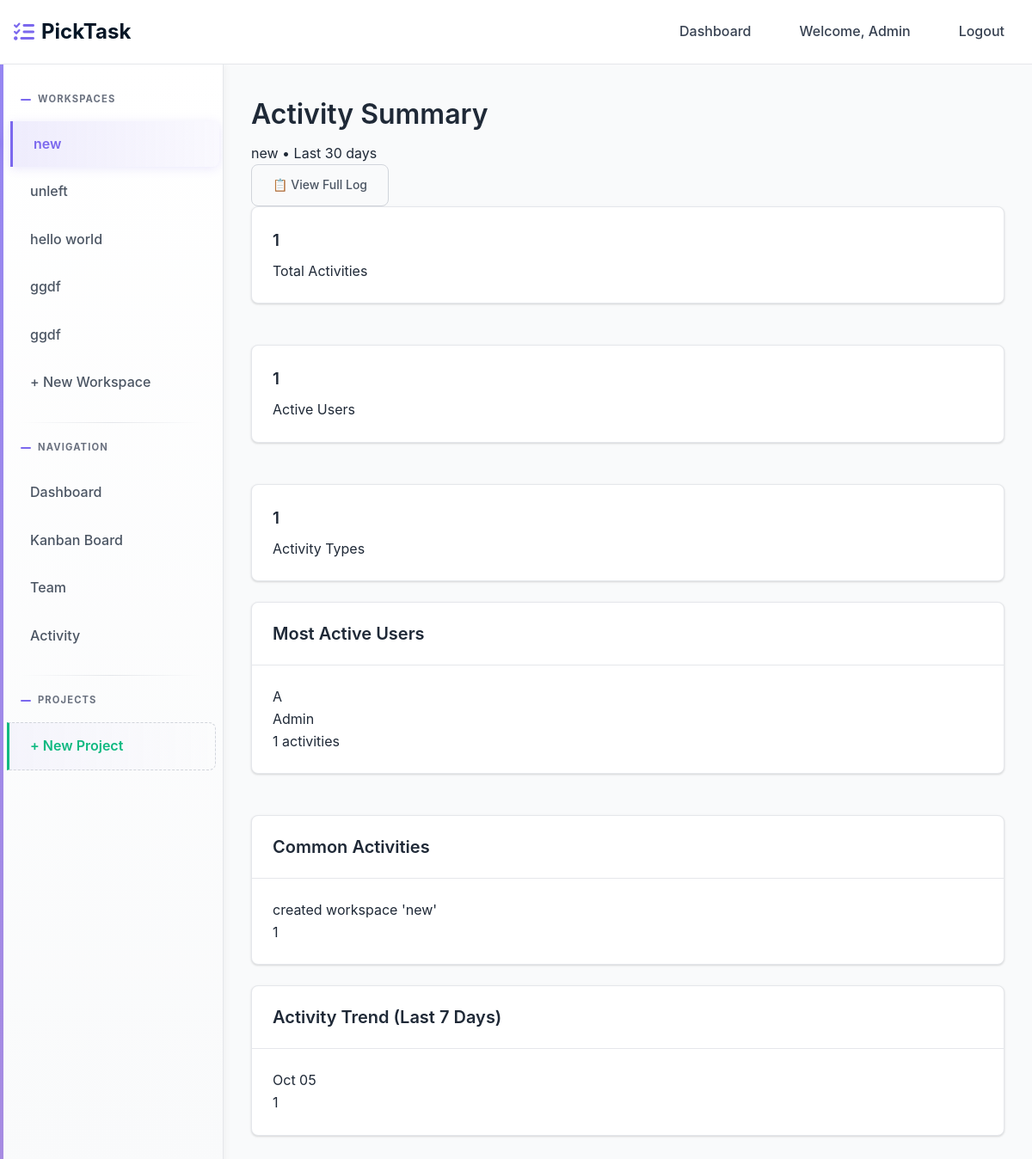
/activity/5/summary/ (signed in), run on the app's committed database.
### home/models.py (models this page shows)
class User(AbstractUser):
    full_name = models.CharField(max_length=255, blank=True, null=True)
    created_at = models.DateTimeField(auto_now_add=True)

### workspace/models.py (models this page shows, shortened)
class Membership(models.Model):
    ROLE_CHOICES = [
        ('admin', 'Admin'),
        ('member', 'Member'),
    ]
    user = models.ForeignKey(settings.AUTH_USER_MODEL, on_delete=models.CASCADE, related_name='memberships')
    workspace = models.ForeignKey(Workspace, on_delete=models.CASCADE, related_name='memberships')
    role = models.CharField(max_length=20, choices=ROLE_CHOICES, default='member')
    joined_at = models.DateTimeField(auto_now_add=True)
    class Meta:
        unique_together = ['user', 'workspace']
        ordering = ['-joined_at']

class Workspace(models.Model):
    name = models.CharField(max_length=255)
    created_by = models.ForeignKey(settings.AUTH_USER_MODEL, on_delete=models.CASCADE, related_name='workspaces_created')
    created_at = models.DateTimeField(auto_now_add=True)
    class Meta:
        ordering = ['-created_at']

class ActivityLog(models.Model):
    workspace = models.ForeignKey(Workspace, on_delete=models.CASCADE, related_name='activities')
    user = models.ForeignKey(settings.AUTH_USER_MODEL, on_delete=models.CASCADE, related_name='activities')
    action = models.CharField(max_length=500)
    timestamp = models.DateTimeField(auto_now_add=True)
    class Meta:
        ordering = ['-timestamp']

### workspace/decorators.py (the view)
    def wrapper(request, workspace_id, *args, **kwargs):
        workspace = get_object_or_404(Workspace, id=workspace_id)
        if not Membership.objects.filter(user=request.user, workspace=workspace).exists():
            messages.error(request, "You don't have access to this workspace")
            return redirect('workspace:dashboard')
        return view_func(request, workspace_id, *args, **kwargs)

### templates/activity/summary.html (shortened to what this page needs)
{% extends 'base.html' %}
{% load static %}
{% block content %}
<div class="flex justify-between items-center mb-6">
    <div>
        <h1>Activity Summary</h1>
        <p class="text-gray-600">{{ workspace.name }} • Last {{ time_period }}</p>
    </div>
    <div class="flex gap-3">
        <a href="{% url 'activity:activity' workspace.id %}" class="btn btn-outline">
            📋 View Full Log
        </a>
    </div>
</div>
<div class="grid grid-cols-1 md:grid-cols-3 gap-6 mb-8">
    <div class="card text-center">
        <div class="card-body">
            <h3 class="text-3xl font-bold text-primary">{{ total_activities }}</h3>
            <p class="text-gray-600">Total Activities</p>
        </div>
    </div>
    <div class="card text-center">
        <div class="card-body">
            <h3 class="text-3xl font-bold text-success">{{ active_users|length }}</h3>
            <p class="text-gray-600">Active Users</p>
        </div>
    </div>
    <div class="card text-center">
        <div class="card-body">
            <h3 class="text-3xl font-bold text-warning">{{ common_actions|length }}</h3>
            <p class="text-gray-600">Activity Types</p>
        </div>
    </div>
</div>
<div class="grid grid-cols-1 lg:grid-cols-2 gap-8">
    <div class="card">
        <div class="card-header">
            <h2 class="card-title">Most Active Users</h2>
        </div>
        <div class="card-body">
            {% for user in active_users %}
            <div class="flex items-center justify-between py-3 border-b border-gray-200 last:border-b-0">
                <div class="flex items-center gap-3">
                    <div class="w-8 h-8 bg-primary rounded-full flex items-center justify-center text-white text-sm font-semibold">
                        {{ user.user__username|first|upper }}
                    </div>
                    <span class="font-medium">{{ user.user__username }}</span>
                </div>
                <span class="bg-gray-100 text-gray-700 px-3 py-1 rounded-full text-sm font-medium">
                    {{ user.activity_count }} activities
                </span>
            </div>
            {% empty %}
            <p class="text-gray-500 text-center py-4">No activity data available</p>
            {% endfor %}
        </div>
    </div>
    <div class="card">
        <div class="card-header">
            <h2 class="card-title">Common Activities</h2>
        </div>
        <div class="card-body">
            {% for action in common_actions %}
            <div class="flex items-center justify-between py-3 border-b border-gray-200 last:border-b-0">
                <div class="flex-1 min-w-0">
                    <p class="text-sm text-gray-700 truncate">{{ action.action }}</p>
                </div>
                <span class="bg-blue-100 text-blue-700 px-3 py-1 rounded-full text-sm font-medium ml-4">
                    {{ action.count }}
                </span>
            </div>
            {% empty %}
            <p class="text-gray-500 text-center py-4">No activity data available</p>
            {% endfor %}
        </div>
    </div>
</div>
<div class="card mt-8">
    <div class="card-header">
        <h2 class="card-title">Activity Trend (Last 7 Days)</h2>
    </div>
    <div class="card-body">
        {% if daily_activity %}
        <div class="space-y-4">
            {% for day in daily_activity %}
            <div class="flex items-center gap-4">
                <div class="w-24 text-sm text-gray-600">
                    {{ day.date|date:"M d" }}
                </div>
                <div class="flex-1">
                    <div class="bg-blue-100 rounded-full h-6 flex items-center">
                        <div class="bg-primary h-6 rounded-full flex items-center justify-center text-white text-xs font-medium"
                             style="width: {% widthratio day.count 10 100 %}%; min-width: 40px;">
                            {{ day.count }}
                        </div>
                    </div>
                </div>
            </div>
            {% endfor %}
        </div>
        {% else %}
        <p class="text-gray-500 text-center py-4">No activity data for the last 7 days</p>
        {% endif %}
    </div>
</div>
{% endblock %}

### templates/base.html (shortened to what this page needs)
<!DOCTYPE html>
<html lang="en">
  <head>
    <link href="https://cdnjs.cloudflare.com/ajax/libs/font-awesome/6.0.0/css/all.min.css" rel="stylesheet">
  </head>
  <body>
    <nav class="navbar" id="navbar" role="navigation" aria-label="Main navigation">
      <div class="nav-container">
        <a href="{% url 'workspace:dashboard' %}" class="logo" aria-label="PickTask home">
          <i class="fas fa-tasks" aria-hidden="true"></i>
          PickTask
        </a>
        <div class="nav-links" id="nav-links">
          {% if user.is_authenticated %}
          <a href="{% url 'workspace:dashboard' %}" class="nav-link {% if request.resolver_match.url_name == 'dashboard' %}active{% endif %}">Dashboard</a>
          <span class="nav-link">Welcome, {{ user.username }}</span>
          <a href="{% url 'authentication:logout' %}" class="nav-link">Logout</a>
          {% else %}
          <a href="{% url 'authentication:login' %}" class="nav-link">Login</a>
          <a href="{% url 'authentication:register' %}" class="nav-link">Register</a>
          {% endif %}
        </div>
      </div>
    </nav>
    <div class="app-layout">
      {% if user.is_authenticated %}
      <aside class="sidebar">{% include 'partials/sidebar.html' %}</aside>
      {% endif %}
      <main class="main-content">
        {% block content %}{% endblock %}
      </main>
    </div>
  </body>
</html>

### templates/partials/sidebar.html (shortened to what this page needs)
<div class="sidebar-section">
  <div class="sidebar-title">Workspaces</div>
  {% for membership in user.memberships.all %}
  <a
    href="{% url 'workspace:workspace-detail' membership.workspace.id %}"
    class="sidebar-link {% if current_workspace.id == membership.workspace.id %}active{% endif %}"
  >
    <span>{{ membership.workspace.name }}</span>
  </a>
  {% endfor %}
  <a
    href="{% url 'workspace:create-workspace' %}"
    class="sidebar-link {% if request.resolver_match.url_name == 'create-workspace' %}active{% endif %}"
  >
    + New Workspace
  </a>
</div>
{% if current_workspace %}
<div class="sidebar-section">
  <div class="sidebar-title">Navigation</div>
  <a
    href="{% url 'workspace:workspace-detail' current_workspace.id %}"
    class="sidebar-link {% if request.resolver_match.url_name == 'workspace-detail' %}active{% endif %}"
  >
    Dashboard
  </a>
  <a
    href="{% url 'kanban:kanban' current_workspace.id %}"
    class="sidebar-link {% if request.resolver_match.url_name == 'kanban' %}active{% endif %}"
  >
    Kanban Board
  </a>
  <a
    href="{% url 'team:team' current_workspace.id %}"
    class="sidebar-link {% if request.resolver_match.url_name == 'team' %}active{% endif %}"
  >
    Team
  </a>
  <a
    href="{% url 'activity:activity' current_workspace.id %}"
    class="sidebar-link {% if request.resolver_match.url_name == 'activity' %}active{% endif %}"
  >
    Activity
  </a>
</div>
<div class="sidebar-section">
  <div class="sidebar-title">Projects</div>
  <a href="{% url 'kanban:kanban' current_workspace.id %}" class="sidebar-link">
    + New Project
  </a>
</div>
{% endif %}

### data on the page
User: username "Admin"
Membership: workspace.name "new"
Membership: workspace.name "unleft"
Membership: workspace.name "hello world"
Membership: workspace.name "ggdf"
Membership: workspace.name "ggdf"
Workspace: name "new"
ActivityLog: action "created workspace 'new'", count "1"

### other printed values
{{ time_period }} "30 days"
{{ total_activities }} "1"
{{ active_users|length }} "1"
{{ common_actions|length }} "1"
{{ user.user__username|first|upper }} "A"
{{ user.user__username }} "Admin"
{{ user.activity_count }} "1"
{{ day.date|date:"M d" }} "Oct 05"
{{ day.count }} "1"
